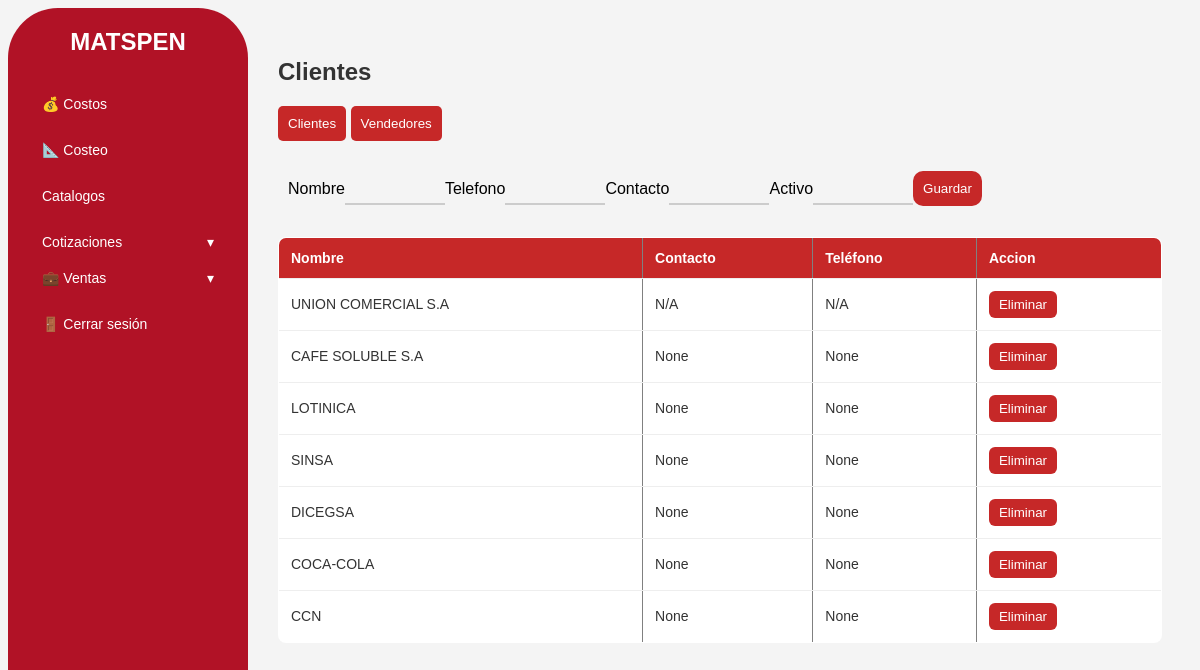
The page /clientes (signed in) on the database as committed earlier.
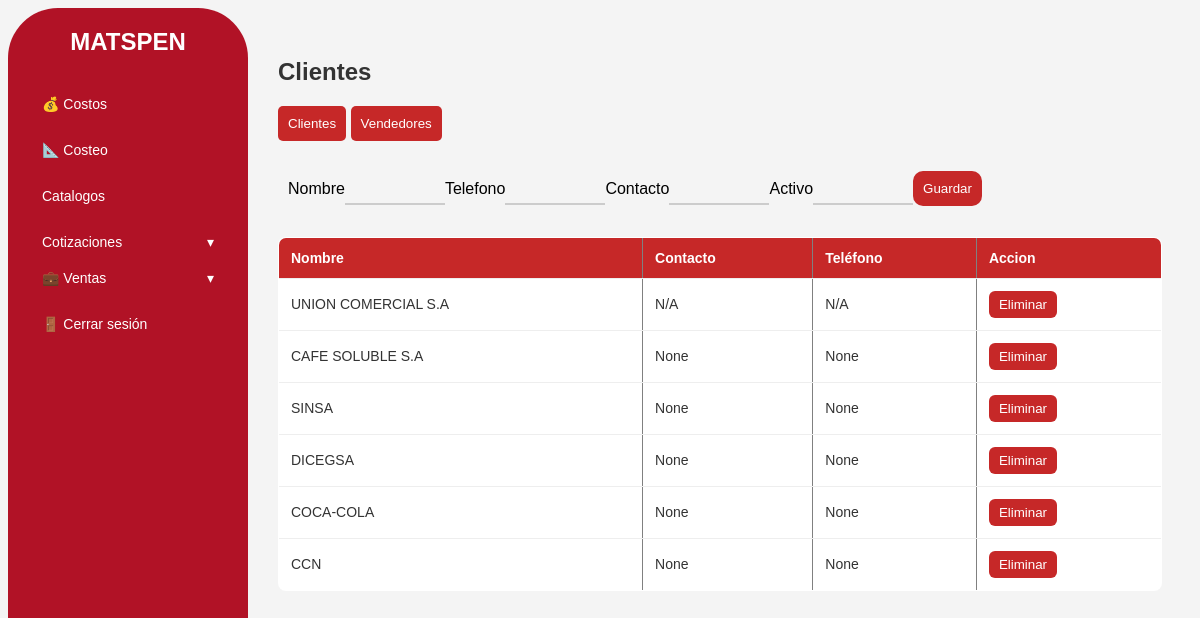
The same page on the database as committed later.
### tables this page shows
CREATE TABLE clientes (id INTEGER PRIMARY KEY AUTOINCREMENT, nombre TEXT NOT NULL UNIQUE, activo INTEGER DEFAULT 1, contacto TEXT, telefono NUMERIC);

### app.py (the view)
@app.route('/clientes')
def clientes():
    if "user_id" not in session:
        return redirect(url_for("login"))
    conn = get_db_connection()
    clientes = conn.execute("SELECT * FROM clientes ORDER BY id DESC").fetchall()
    vendedores = conn.execute("SELECT * FROM vendedores ORDER BY id DESC").fetchall()
    conn.close()
    return render_template("clientes.html", clientes=clientes,vendedores=vendedores)

### database.py (called while the page is built)
def get_db_connection():
    conn = sqlite3.connect(DB_PATH)
    conn.row_factory = sqlite3.Row
    return conn

### templates/clientes.html (shortened to what this page needs)
{% extends "base.html" %}
{% block content %}
<h2 id="tituloSeccion">Clientes</h2>
<div class="seleccion-group">
  <button type="button" id="btnClientes" class="active" >Clientes</button>
  <button type="button" id="btnVendedores" >Vendedores</button>
</div>
<div id="seccionClientes">
  <div class = "container">
    <form method="post" action="{{ url_for('agregar_clientes') }}">
            <label>Nombre</label>
            <input type="text" name="nombre" required>
            <label>Telefono</label>
            <input type="text" name="telefono" required>
            <label>Contacto</label>
            <input type="text" name="contacto" required>
            <label>Activo</label>
            <input type="text" name="activo" required>
            <br><br>
            <button class="guardar" type="submit">Guardar</button>
    </form>
  </div>
  <table border="1" cellpadding="10" cellspacing="0" width="100%">
  <thead>
    <tr>
      <th>Nombre</th>
      <th>Contacto</th>
      <th>Teléfono</th>
      <th>Accion</th>
    </tr>
  </thead>
  <tbody>
    {% for c in clientes %}
    <tr>
      <td>{{ c.nombre }}</td>
      <td>{{ c.contacto }}</td>
      <td>{{ c.telefono }}</td>
      <td>
        <form method="POST" action="/clientes/{{ c['id'] }}/eliminar"
      onsubmit="return confirm('Seguro quieres eliminar');">
                <button type="submit"
                        style="padding:6px 10px; border:none; border-radius:6px;
                                background:#c62828; color:white; cursor:pointer;">
                    Eliminar
                </button>
        </form>
      </td>
    </tr>
    {% endfor %}
  </tbody>
</table>
</div>
{% endblock %}

### templates/base.html (shortened to what this page needs)
    <!DOCTYPE html>
    <html lang="es">
    <head>
    </head>
    <body>
    <div class="layout">
        <aside class="sidebar">
            <div class="name">
                <h2>MATSPEN</h2>
            </div>
            <ul>
                <li><a href="{{ url_for('costos') }}">💰 Costos</a></li>
                <li><a href="{{ url_for('nuevo_costo') }}">📐 Costeo</a></li>
                <li><a href="{{ url_for('clientes')}}">Catalogos</a></li>
                <li class="nav-group">
                    <button class="nav-parent" type="button"
                            onclick="toggleMenu('coti_venta', 'dash_venta')">
                            <span> Cotizaciones</span>
                            <span class = "dash" id="dahs_venta">▾</span>
                    </button>
                    <button class="nav-parent" type="button"
                            onclick="toggleMenu('ventas-menu', 'chev-ventas')">
                        <span>💼 Ventas</span>
                        <span class="chev" id="chev-ventas">▾</span>
                    </button>
                </li>
                <li><a href="{{ url_for('logout') }}">🚪 Cerrar sesión</a></li>
            </ul>
        </aside>
        <main class="content">
            {% block content %}{% endblock %}
        </main>
    </div>
    </body>
    </html>

### templates/base.html (style rules this page uses)
:root { --color-primario: #b11226; --color-secundario: #ffffff; --color-gris: #f4f4f4; --color-texto: #333; --radio: 8px; }
* { box-sizing: border-box; font-family: Arial, Helvetica, sans-serif; }
body { margin: 10; background: var(--color-gris); color: var(--color-texto); }
a { text-decoration: none; color: inherit; }
.layout { display: flex; min-height: 100vh; }
.sidebar { width: 240px; background: var(--color-primario); color: white; padding: 20px; border-radius: 50px; }
.sidebar h2 { margin-top: 0; text-align: center; }
.sidebar ul { list-style: none; padding: 0; margin-top: 30px; }
.sidebar ul li { margin-bottom: 10px; }
.sidebar ul li a { display: block; padding: 10px 14px; border-radius: var(--radio); color: white; font-size: 14px; }
.content { flex: 1; padding: 30px; background: var(--color-gris); }
table { width: 100%; border-collapse: collapse; background: white; border-radius: var(--radio); overflow: hidden; }
th, td { padding: 12px; border-bottom: 1px solid #eee; font-size: 14px; text-align: left; }
th { background: #f8f8f8; font-weight: bold; }
tr:last-child td { border-bottom: none; }
.nav-group { margin-bottom: 10px; }
.nav-parent { width:100%; background: transparent; border: none; color: white; padding: 10px 14px; border-radius: var(--radio); cursor: pointer; font-size: 14px; display:flex; justify-content: space-between; align-items: center; text-align: left; }
.chev { transition: transform .2s ease; }

### templates/clientes.html (style rules this page uses)
.seleccion-group button { background: #c62828; color: #fff; border-radius: 5px; border: none; padding: 10px; }
.container { background:none; border-radius: 10px; display: flex; padding: 10px; }
.container form { display: flex; align-items: center; color:black; }
.container form input { border: none; border-bottom: 2px solid #ccc; outline: none; padding: 8px 4px; background: transparent; width: 100px; ; }
.guardar { background:#c62828; color:#fff; border-radius: 10px; padding:10px; border: none; cursor: pointer; position: center; }
thead th { background: #c62828; color:#fff; }

Rows that differ between the two databases and show on the page:
removed clientes: nombre "LOTINICA", contacto "None", telefono "None"
